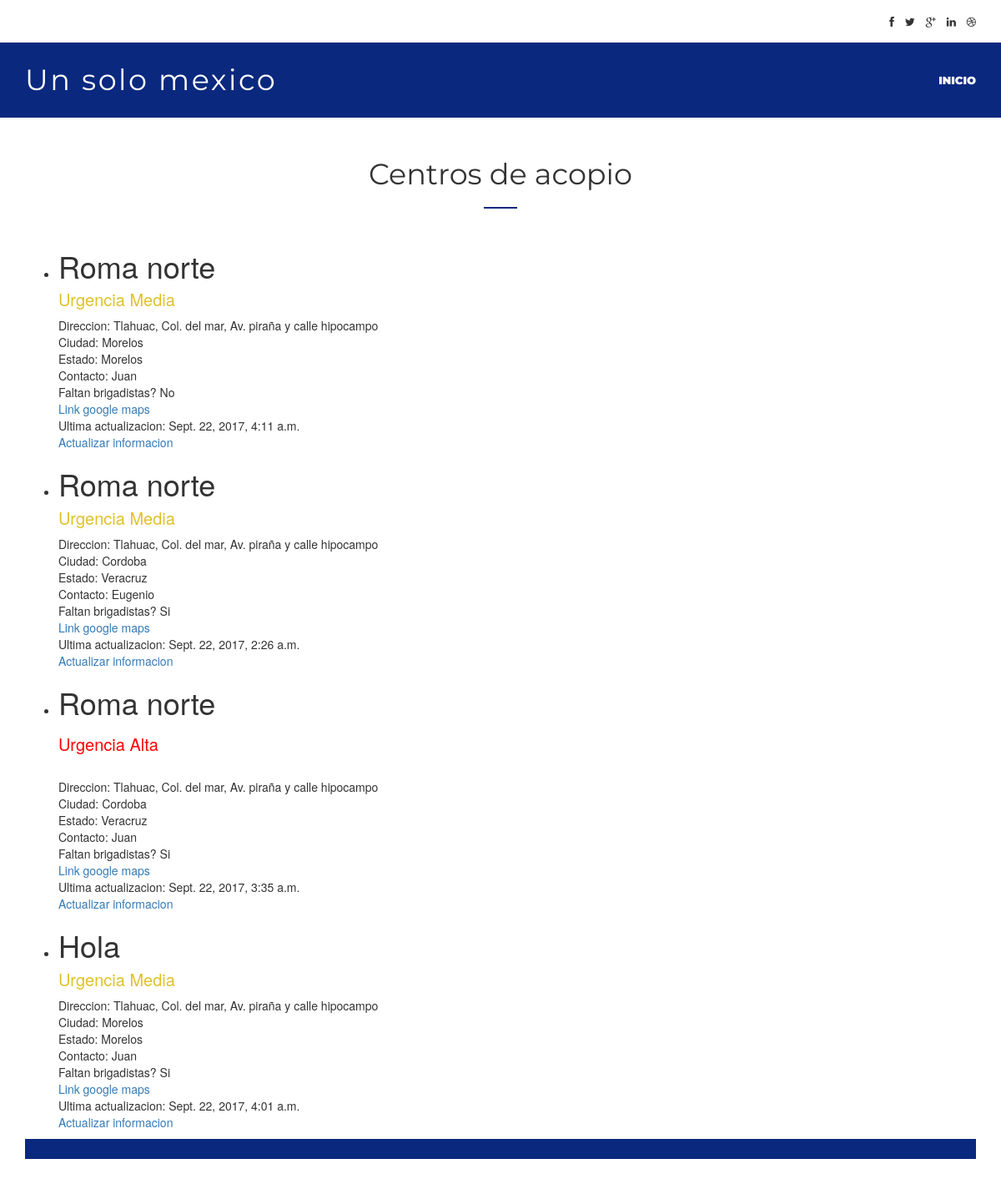
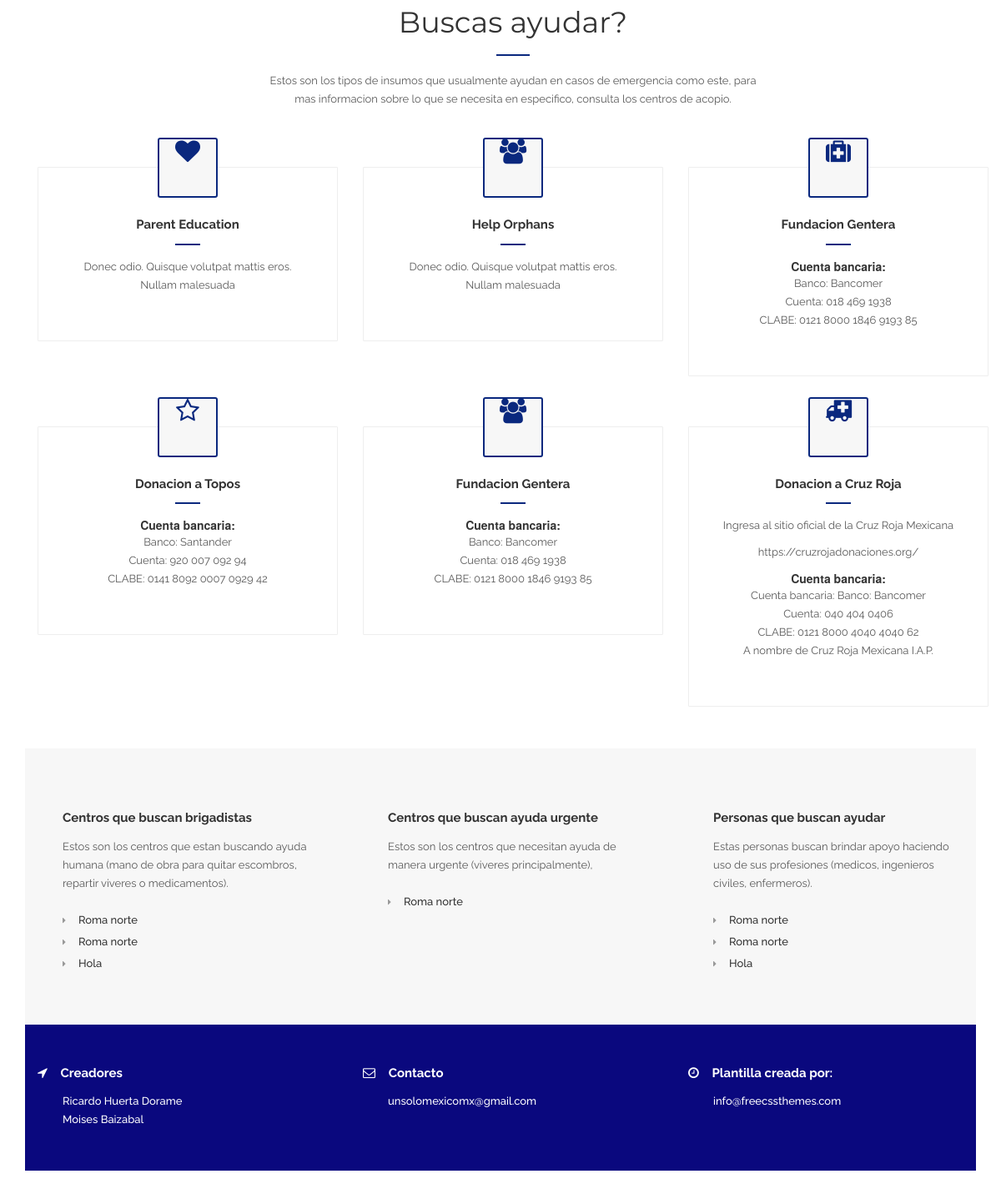
The app's page /website/ with its own data (2 pictures, top to bottom).
### website/models.py (models this page shows)
class CentroDeAcopio(models.Model):
    ciudad = models.CharField(max_length=200)
    estado = models.CharField(max_length=200)
    centro = models.CharField(max_length=200)
    direccion = models.CharField(max_length=200)
    urgencia = models.CharField(max_length=10)
    brigadistas = models.CharField(max_length=2)
    contacto = models.CharField(max_length=200)
    telefono = models.IntegerField(default=0)
    viveres = models.CharField(max_length=5000)
    medicamentos = models.CharField(max_length=5000)
    herramientas = models.CharField(max_length=5000)
    ubicacion = models.CharField(max_length=1000)
    infoAdicional = models.CharField(max_length=2000)
    updated_at = models.DateTimeField(auto_now=True)

### website/views.py (the view)
class CentroDeAcopioList(ListView):
    model = CentroDeAcopio

### website/templates/website/centrodeacopio_list.html (shortened to what this page needs)
{% extends "website/base.html" %}
{% block content %}
    <section class="centros-section" id="centros">
      <div class="container">
        <div class="title-section">
<h1>Centros de acopio</h1>
</div>
<ul>
    {% for centrodeacopio in object_list %}
    {% if centrodeacopio.urgencia == "Alta" %}
    <li><h1>{{ centrodeacopio.centro }}</h1><h2>Urgencia {{centrodeacopio.urgencia}}</h2><br>
    {% else %}
    <li><h1>{{ centrodeacopio.centro }}</h1><h4>Urgencia {{centrodeacopio.urgencia}}</h4>
    {% endif %}
      Direccion: {{centrodeacopio.direccion}}<br>
      Ciudad: {{centrodeacopio.ciudad}}<br>
      Estado: {{centrodeacopio.estado}}<br>
      Contacto: {{centrodeacopio.contacto}}<br>
      Faltan brigadistas? {{centrodeacopio.brigadistas}}<br>
      <a href={{ centrodeacopio.ubicacion }}>Link google maps</a><br>
      Ultima actualizacion: {{centrodeacopio.updated_at}}<br>
    <a href="{% url "centrodeacopio_edit" centrodeacopio.id %}">Actualizar informacion</a>
    </li>
    {% endfor %}
</ul>
		<section class="banner-section">
		</section>
		<section class="consulting-section">
			<div class="container">
				<div class="title-section">
					<h1>Buscas ayudar?</h1>
          <p>Estos son los tipos de insumos que usualmente ayudan en casos de emergencia como este, para mas informacion sobre lo que se necesita en especifico, consulta los centros de acopio.</p>
				</div>
				<div class="consulting-box">
					<div class="row">
						<div class="col-md-4">
							<div class="consulting-post">
								<a href="#"><i class="fa fa-heart"></i></a>
								<h2>Parent Education</h2>
								<p>Donec odio. Quisque volutpat mattis eros. Nullam malesuada </p>
							</div>
						</div>
						<div class="col-md-4">
							<div class="consulting-post">
								<a href="#"><i class="fa fa-users"></i></a>
								<h2>Help Orphans</h2>
								<p>Donec odio. Quisque volutpat mattis eros. Nullam malesuada </p>
							</div>
						</div>
						<div class="col-md-4">
							<div class="consulting-post">
								<a href="#"><i class="fa fa-medkit"></i></a>
								<h2>Fundacion Gentera</h2>
                <strong>Cuenta bancaria:</strong>
                <p>Banco: Bancomer <br>
                  Cuenta: 018 469 1938  <br>
                  CLABE: 0121 8000 1846 9193 85 </p>
              </div>
            </div>
					</div>
					<div class="row">
						<div class="col-md-4">
							<div class="consulting-post">
								<a href="#"><i class="fa fa-star-o"></i></a>
                <h2>Donacion a Topos</h2>
                <strong>Cuenta bancaria:</strong>
                <p>Banco: Santander <br>
                  Cuenta: 920 007 092 94  <br>
                  CLABE: 0141 8092 0007 0929 42</p>
							</div>
						</div>
						<div class="col-md-4">
							<div class="consulting-post">
								<a href="#"><i class="fa fa-users"></i></a>
                <h2>Fundacion Gentera</h2>
                <strong>Cuenta bancaria:</strong>
                <p>Banco: Bancomer <br>
                  Cuenta: 018 469 1938  <br>
                  CLABE: 0121 8000 1846 9193 85 </p>
              </div>
            </div>
						<div class="col-md-4">
							<div class="consulting-post">
								<a href="#"><i class="fa fa-ambulance"></i></a>
								<h2>Donacion a Cruz Roja</h2>
                <p>Ingresa al sitio oficial de la Cruz Roja Mexicana</p>
                <p>https://cruzrojadonaciones.org/</p>
                <strong>Cuenta bancaria:</strong>
                <p>Cuenta bancaria:
                  Banco: Bancomer <br>
                  Cuenta: 040 404 0406 <br>
                  CLABE: 0121 8000 4040 4040 62  <br>
                  A nombre de Cruz Roja Mexicana I.A.P. </p>
							</div>
						</div>
					</div>
				</div>
			</div>
		</section>
		<section class="services-section">
			<div class="services-box">
				<div class="container">
					<div class="row">
						<div class="col-md-4">
							<div class="services-post">
								<div class="services-content">
									<h2><a href="services-single.html">Centros que buscan brigadistas</a></h2>
									<p>Estos son los centros que estan buscando ayuda humana (mano de obra para quitar escombros, repartir viveres o medicamentos).</p>
									<ul class="serv-links">
                    {% for centrodeacopio in object_list %}
                      {% if centrodeacopio.brigadistas == "Si" %}
                      <li><a href="{% url "centrodeacopio_detail" centrodeacopio.id %}"> {{ centrodeacopio.centro }} </a></li>
                      {% endif %}
                    {% endfor %}
									</ul>
								</div>
							</div>
						</div>
            <div class="col-md-4">
							<div class="services-post">
								<div class="services-content">
									<h2><a href="services-single.html">Centros que buscan ayuda urgente</a></h2>
									<p>Estos son los centros que necesitan ayuda de manera urgente (viveres principalmente),</p>
									<ul class="serv-links">
                    {% for centrodeacopio in object_list %}
                      {% if centrodeacopio.urgencia == "Alta" %}
                      <li><a href="{% url "centrodeacopio_detail" centrodeacopio.id %}"> {{ centrodeacopio.centro }} </a></li>
                      {% endif %}
                    {% endfor %}
									</ul>
								</div>
							</div>
						</div>
            <div class="col-md-4">
							<div class="services-post">
								<div class="services-content">
									<h2><a href="services-single.html">Personas que buscan ayudar</a></h2>
									<p>Estas personas buscan brindar apoyo haciendo uso de sus profesiones (medicos, ingenieros civiles, enfermeros).</p>
									<ul class="serv-links">
                    {% for centrodeacopio in object_list %}
                      {% if centrodeacopio.brigadistas == "Si" %}
                      <li><a href="{% url "centrodeacopio_detail" centrodeacopio.id %}"> {{ centrodeacopio.centro }} </a></li>
                      {% endif %}
                    {% endfor %}
									</ul>
								</div>
							</div>
						</div>
					</div>
				</div>
			</div>
		</section>
{% endblock %}

### website/templates/website/base.html (shortened to what this page needs)
<header>
  <!doctype html>
  <html lang="en" class="no-js">
  <head>
    {% load static %}
    <link rel="stylesheet" type="text/css" href="{% static 'website/css/bootstrap.min.css' %}" media="screen">
    <link rel="stylesheet" type="text/css" href="{% static 'website/css/jquery.bxslider.css' %}" media="screen">
    <link rel="stylesheet" type="text/css" href="{% static 'website/css/owl.carousel.css' %}" media="screen">
    <link rel="stylesheet" type="text/css" href="{% static 'website/css/owl.theme.css' %}" media="screen">
    <link rel="stylesheet" type="text/css" href="{% static 'website/css/font-awesome.css' %}" media="screen">
    <link rel="stylesheet" type="text/css" href="{% static 'website/css/style.css' %}" media="screen">
    <link rel="stylesheet" type="text/css" href="{% static 'website/style.css' %}" />
  </head>
  <body>
    <div id="container">
      <header class="clearfix">
        <nav class="navbar navbar-default navbar-fixed-top" role="navigation">
          <div class="top-line">
            <div class="container">
              <div class="row">
                <div class="col-md-8">
                </div>
                <div class="col-md-4">
                  <ul class="social-icons">
                    <li><a class="facebook" href="#"><i class="fa fa-facebook"></i></a></li>
                    <li><a class="twitter" href="#"><i class="fa fa-twitter"></i></a></li>
                    <li><a class="google" href="#"><i class="fa fa-google-plus"></i></a></li>
                    <li><a class="linkedin" href="#"><i class="fa fa-linkedin"></i></a></li>
                    <li><a class="dribble" href="#"><i class="fa fa-dribbble"></i></a></li>
                  </ul>
                </div>
              </div>
            </div>
          </div>
          <div class="container">
            <div class="collapse navbar-collapse" id="bs-example-navbar-collapse-1">
              <a class="navbar-brand" href="#">
                Un solo mexico
              </a>
              <ul class="nav navbar-nav navbar-right">
                <li><a class="active" href="{% url 'centrodeacopio_list'%}">Inicio</a></li>
              </ul>
            </div>
          </div>
        </nav>
      </header>
      {% block content %}{% endblock %}
      <footer>
        <div class="container">
          <div class="row">
            <div class="col-md-4">
              <div class="contact-info">
                <h2><i class="fa fa-location-arrow"></i> Creadores</h2>
                <p>Ricardo Huerta Dorame</br>Moises Baizabal</p>
              </div>
            </div>
            <div class="col-md-4">
              <div class="contact-info">
                <h2><i class="fa fa-envelope-o"></i> Contacto</h2>
                <p>unsolomexicomx@gmail.com</p>
              </div>
            </div>
            <div class="col-md-4">
              <div class="contact-info">
                <h2><i class="fa fa-clock-o"></i> Plantilla creada por:</h2>
                <p> info@freecssthemes.com</p>
              </div>
            </div>
          </div>
        </div>
      </footer>
    </div>
  </body>
  </html>

### website/static/website/style.css (style rules this page uses)
body { background: white no-repeat right bottom; }
h2 { color: red; font-size: 20px; }
h4 { color: #dfc12a; font-size: 20px; }
.navbar-brand { height: auto; transition: all 0.2s ease-in-out; -moz-transition: all 0.2s ease-in-out; -webkit-transition: all 0.2s ease-in-out; -o-transition: all 0.2s ease-in-out; color: #FFF; font-size: 35px; font-family: 'Montserrat', sans-serif; font-weight: 400; margin: 0 0 30px; margin: 0; color: #FFF !important; padding: 35px 15px; letter-spacing: 2.5px; z-index: 99999; }

### records on screen
CentroDeAcopio: centro "Roma norte", urgencia "Media", direccion "Tlahuac, Col. del mar, Av. piraña y calle hipocampo", ciudad "Morelos", estado "Morelos", contacto "Juan", brigadistas "No", updated_at "Sept. 22, 2017, 4:11 a.m."
CentroDeAcopio: centro "Roma norte", urgencia "Media", direccion "Tlahuac, Col. del mar, Av. piraña y calle hipocampo", ciudad "Cordoba", estado "Veracruz", contacto "Eugenio", brigadistas "Si", updated_at "Sept. 22, 2017, 2:26 a.m."
CentroDeAcopio: centro "Roma norte", urgencia "Alta", direccion "Tlahuac, Col. del mar, Av. piraña y calle hipocampo", ciudad "Cordoba", estado "Veracruz", contacto "Juan", brigadistas "Si", updated_at "Sept. 22, 2017, 3:35 a.m."
CentroDeAcopio: centro "Hola", urgencia "Media", direccion "Tlahuac, Col. del mar, Av. piraña y calle hipocampo", ciudad "Morelos", estado "Morelos", contacto "Juan", brigadistas "Si", updated_at "Sept. 22, 2017, 4:01 a.m."
